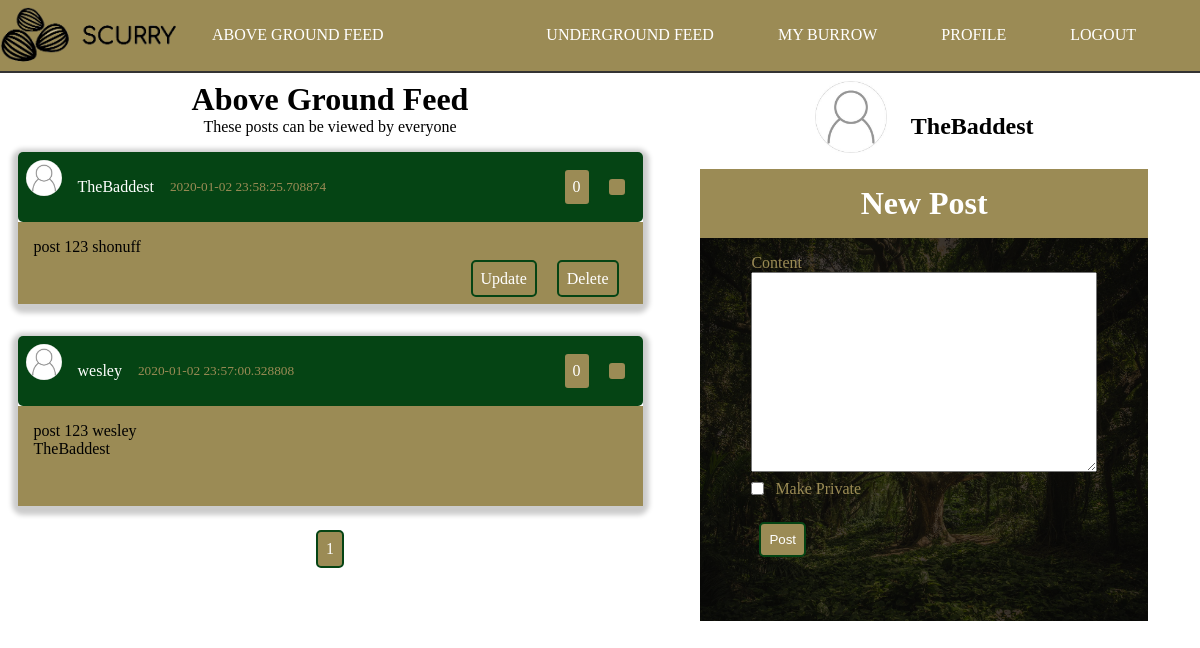
The app's page /home (signed in) with its own data.
### scurry/models.py (models this page shows, shortened)
class Post(db.Model):
    id = db.Column(db.Integer, primary_key=True)
    content = db.Column(db.Text, nullable=False)
    date_posted = db.Column(db.DateTime, nullable=False, default=datetime.utcnow)
    user_id = db.Column(db.Integer, db.ForeignKey('user.id'), nullable=False)
    private = db.Column(db.Boolean, default=False, nullable=False)
    likes = db.relationship('PostLike', backref='post', lazy='dynamic')
    shares = db.relationship('PostShare', foreign_keys='PostShare.shared_post_id', backref='post', lazy='dynamic')

class User(db.Model, UserMixin):
    id = db.Column(db.Integer, primary_key=True)
    username = db.Column(db.String(20), unique=True, nullable=False)
    email = db.Column(db.String(120), unique=True, nullable=False)
    image_file = db.Column(db.String(20), nullable=False, default='noprofile.jpg')
    password = db.Column(db.String(60), nullable=False)
    posts = db.relationship('Post', backref='author', lazy=True)
    followed = db.relationship(
        'User', secondary=followers,
        primaryjoin=(followers.c.follower_id == id),
        secondaryjoin=(followers.c.followed_id == id),
        backref=db.backref('followers', lazy='dynamic'), lazy='dynamic')
    liked = db.relationship(
        'PostLike',
        foreign_keys='PostLike.user_id',
        backref='user', lazy='dynamic')
    shared = db.relationship(
        'PostShare',
        foreign_keys='PostShare.sharer_id',
        backref='sharer', lazy='dynamic')

class PostShare(db.Model):
    __tablename__='post_share'
    id = db.Column(db.Integer, primary_key=True)
    sharer_id = db.Column(db.Integer, db.ForeignKey('user.id'))
    shared_post_id = db.Column(db.Integer, db.ForeignKey('post.id'))

### scurry/main/routes.py (the view)
@main.route('/')
@main.route('/home', methods=['POST', 'GET'])
def index():
    postForm = PostForm()
    if postForm.validate_on_submit():
        post = Post(private=postForm.private.data, content=postForm.content.data, author=current_user)
        db.session.add(post)
        db.session.commit()
        flash('Post Created!', 'success')
        return redirect(request.referrer)
    user = User.query.filter_by(username=current_user.username).first_or_404()
    page = request.args.get('page', 1, type=int)
    posts = Post.query.filter_by(private=False).order_by(Post.date_posted.desc()).paginate(page=page, per_page=5)
    return render_template('home.html', title='Home', posts=posts, user=user, postForm=postForm)

### scurry/posts/forms.py
class PostForm(FlaskForm):
    content = TextAreaField('Content', validators=[DataRequired()])
    private = BooleanField('Make Private')
    submit = SubmitField('Post')

### scurry/models.py (called while the page is built)
@login_manager.user_loader
def load_user(user_id):
    return User.query.get(int(user_id))

### scurry/templates/home.html (shortened to what this page needs)
{% extends "layout.html" %}
{% block content %}
    <div class="container" id="home">
        <h1 class="page-header">Above Ground Feed</h1>
        <p class="page-header subtext">These posts can be viewed by everyone</p>
        <div class="posts-container">
            {%  for post in posts.items %}
                <article class="article-post shadow">
                    <div class="post-head">
                        <img src="{{ url_for('static', filename='images/' + post.author.image_file) }}" alt="user photo" class="article-img">
                        <div class="post-metadata">
                            <a class="post-author" href="{{ url_for('users.user_posts', username=post.author.username) }}">{{ post.author.username }}</a>
                            <small>{{ post.date_posted }}</small>
                            <p class="btn right">
                                {{ post.likes.count() }}
                            </p>
                            <a href="{{ url_for('posts.share_post', post_id=post.id) }}" class="btn">
                            </a>
                        </div>
                    </div>
                    <div class="post-body">
                        <p class="post-content">{{ post.content }}</p>
                        {% for share in post.shares %}
                            {{ share.sharer.username }}
                        {% endfor %}
                        <div class="post-buttons">
                            {% if current_user.username == post.author.username %}
                                <a href="{{ url_for('posts.update_post', post_id=post.id) }}" class="btn">Update</a>
                                <a href="{{ url_for('posts.delete_post', post_id=post.id) }}" class="btn">Delete</a>
                            {% endif %}
                        </div>
                    </div>
                </article>
            {% endfor %}
            <div class="pagination">
                {% for page_num in posts.iter_pages() %}
                    {% if page_num %}
                        <a class="btn btn-info" href="{{ url_for('main.index', page=page_num) }}">{{ page_num }}</a>
                    {% else %}
                        ...
                    {% endif %}
                {% endfor %}
            </div>
        </div>
    </div>
{% endblock content %}

### scurry/templates/layout.html (shortened to what this page needs)
<!DOCTYPE html>
<html lang="en">
<head>
    <link rel="stylesheet" type="text/css" href="{{ url_for('static', filename='style.css') }}">
</head>
<body>
    <header>
        <nav class="header-nav">
            <div class="header-logo">
                <img src="{{ url_for('static', filename='images/scurry-logo.png') }}" alt="Scurry - A Place for Squirrels" class="logo">
            </div>
            <ul class="nav-list">
                <li class="nav-list-item">
                    <a href="{{ url_for('main.index') }}" class="nav-link">Above Ground Feed</a>
                </li>
            </ul>
            <ul class="nav-list right">
                {% if current_user.is_authenticated %}
                <li class="nav-list-item">
                    <a href="{{ url_for('posts.underground') }}" class="nav-link">Underground Feed</a>
                </li>
                <li class="nav-list-item">
                    <a href="{{ url_for('posts.burrow') }}" class="nav-link">My Burrow</a>
                </li>
                <li class="nav-list-item">
                    <a href="{{ url_for('users.profile') }}" class="nav-link">Profile</a>
                </li>
                <li class="nav-list-item">
                    <a href="{{ url_for('users.logout') }}" class="nav-link">Logout</a>
                </li>
                {% endif %}
            </ul>
        </nav>
    </header>
    <main id="main">
        <div class="content-container" id="main-block">
            {%  block content %}{% endblock %}
        </div>
        <div class="sidebar-container" id="sidebar-block">
        {% if current_user.is_authenticated %}
            <div class="home-sidebar-user-info">
                <img src="{{ url_for('static', filename='images/' + current_user.image_file) }}" alt="user photo" class="sidebar-img">
                <h2>{{ current_user.username }}</h2>
            </div>
            <div class="post-form">
                <form action="" method="POST" class="form">
                    <div class="form-legend">
                        <h1>New Post</h1>
                    </div>
                    <div class="form-well">
                        <div class="form-group">
                            {{ postForm.content.label(class="form-control-label") }}
                            {% if postForm.content.errors %}
                                <div class="invalid-feedback">
                                    {% for error in postForm.content.errors %}
                                        <span>{{ error }}</span>
                                    {% endfor %}
                                </div>
                            {% else %}
                                {{ postForm.content(class="form-control-post-textarea") }}
                            {% endif %}
                        </div>
                        <div class="form-group">
                            {{ postForm.private.label(class="form-control-boolean-label") }}
                            {{ postForm.private(class="form-control-boolean") }}
                        </div>
                        <div class="form-group post-submit">
                            {{ postForm.submit(class="btn")}}
                        </div>
                    </div>
                </form>
            </div>
        {% endif %}
        </div>
    </main>
</body>
</html>

### scurry/static/style.css (style rules this page uses)
*, *::before, *::after { margin: 0; padding: 0; box-sizing: border-box; }
html { --main-color: #054414; --accent-color: #9b8b55; }
body { background-size: cover; }
a { text-decoration: none; color: #ffffff; transition: color .4s ease; }
.container { padding: .5rem; }
.shadow { -webkit-box-shadow: 0px 3px 5px 6px #ccc; -moz-box-shadow: 0px 3px 5px 6px #ccc; box-shadow: 0px 3px 5px 6px #ccc; }
.btn { margin: .5rem; padding: .5rem; background: var(--accent-color); border: 2px solid var(--main-color); border-radius: 5px; color: #fff; cursor: pointer; }
.pagination { display: flex; justify-content: center; align-items: center; }
.header-nav { width: 100vw; border-bottom: 2px solid #333; background: var(--accent-color); display: flex; }
.header-logo > .logo { max-width: 180px; object-fit: contain; }
.nav-list { margin-right: 2rem; list-style: none; display: flex; flex-flow: row nowrap; justify-content: center; align-items: center; }
.nav-list-item { margin: .5rem 2rem; }
.nav-link { text-transform: uppercase; }
.right { margin-left: auto; }
#main-block { grid-area: main; }
#sidebar-block { grid-area: side; }
#main { max-width: 1175px; height: 100%; display: grid; grid-template-areas: 'main main main side side' 'main main main side side' 'main main main side side'; grid-gap: .5rem; }
.content-container { width: 55vw; }
.sidebar-container { width: 40vw; }
.page-header { text-align: center; }
#home { height: 100%; display: flex; flex-direction: column; }
.posts-container { grid-area: main; display: flex; flex-direction: column; justify-content: center; align-items: center; color: #ffffff; }
.article-post { width: 100%; max-width: 625px; margin: 1rem; border-radius: 5px; }
.post-head { padding: .5rem; width: 100%; background: var(--main-color); color: var(--accent-color); display: flex; border-radius: 5px; }
.post-author { color: #ffffff; margin-right: 1rem; }
.post-metadata { margin-left: 1rem; width: 100%; display: flex; justify-content: center; align-items: center; }
.article-img { width: 36px; height: 36px; object-fit: contain; border-radius: 50%; }
.post-body { padding: 1rem; padding-bottom: 3rem; width: 100%; background: var(--accent-color); color: black; position: relative; }
.post-buttons { margin: .5rem; position: absolute; right: 8px; bottom: 8px; }
.home-sidebar-user-info { padding-top: .5rem; display: flex; justify-content: center; align-items: center; }
.home-sidebar-user-info > h2 { margin: 1.3rem 0 0 1.5rem; }
.sidebar-img { height: 72px; width: 72px; object-fit: cover; }
.post-form { padding: .5rem; }
.form { margin: auto; padding: .5rem; width: 100%; max-width: 650px; }
.form-legend { padding: 1rem 0; width: 100%; text-align: center; background: var(--accent-color); color: #ffffff; }
.form-well { padding: .5rem .5rem 3rem .5rem; height: 100%; width: 100%; background: linear-gradient( rgba(0,0,0,0.7), rgba(0,0,0,0.7)), url('./images/forest.jpeg') no-repeat center; background-size: cover; }
.form-group { margin: .5rem auto; width: 80%; position: relative; display: flex; flex-direction: column; justify-content: center; align-items: flex-start; color: var(--accent-color); }
.form-control-post-textarea { width: 100%; height: 200px; }
.form-control-boolean-label { margin-left: 1.5rem; }
.form-control-boolean { display: inline; position: absolute; }
.post-submit { margin-top: 1rem; }

### records on screen
Post: image_file (picture), author.username "TheBaddest", date_posted "2020-01-02 23:58:25.708874", likes.count "0", content "post 123 shonuff"
Post: image_file (picture), author.username "wesley", date_posted "2020-01-02 23:57:00.328808", likes.count "0", content "post 123 wesley"
PostShare: sharer.username "TheBaddest"
User: image_file (picture), username "TheBaddest"

### other values on screen
{{ page_num }} "1"
{{ postForm.content.label(class="form-control-label") }} "Content"
{{ postForm.private.label(class="form-control-boolean-label") }} "Make Private"
